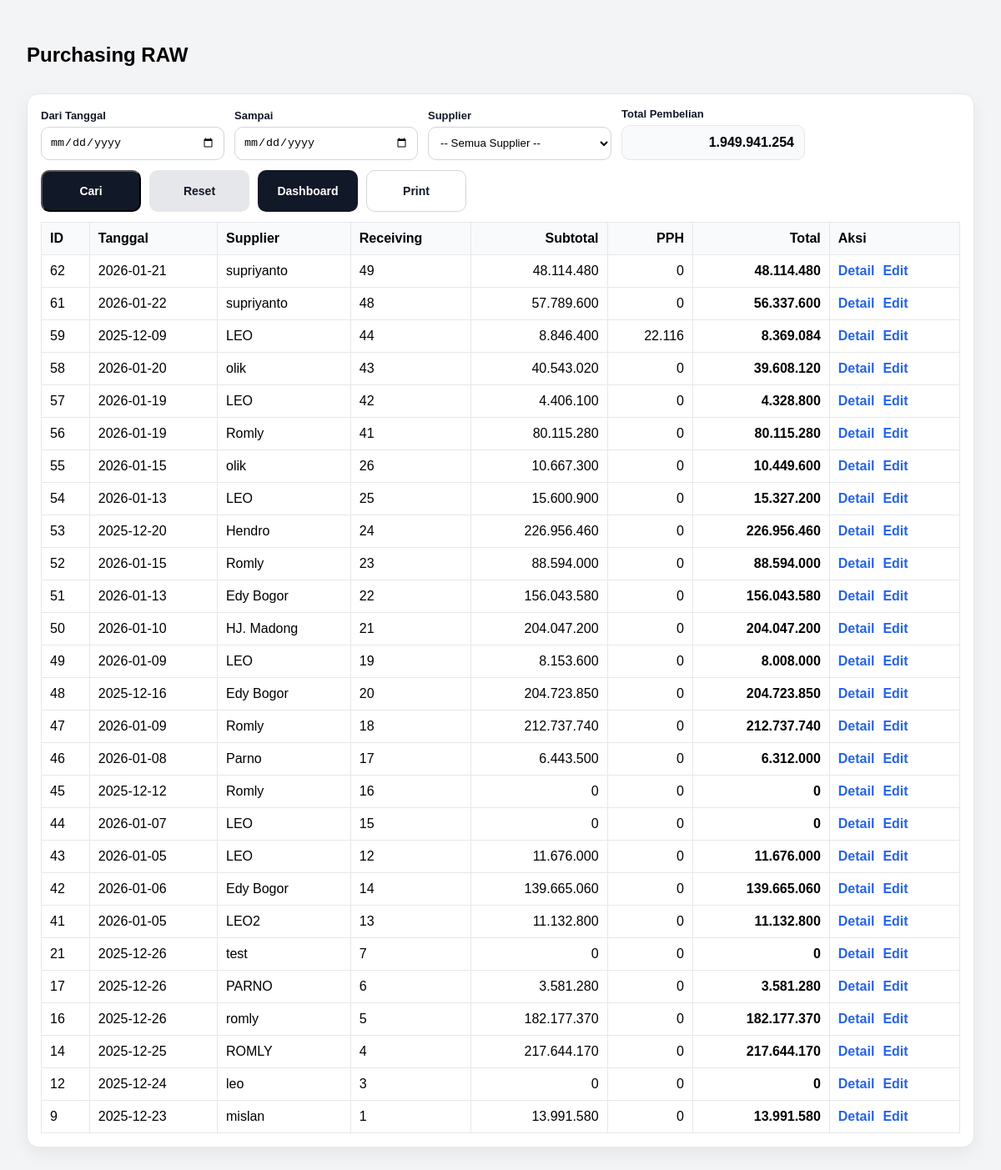
The page /invoice/list (signed in) on the database as committed earlier.
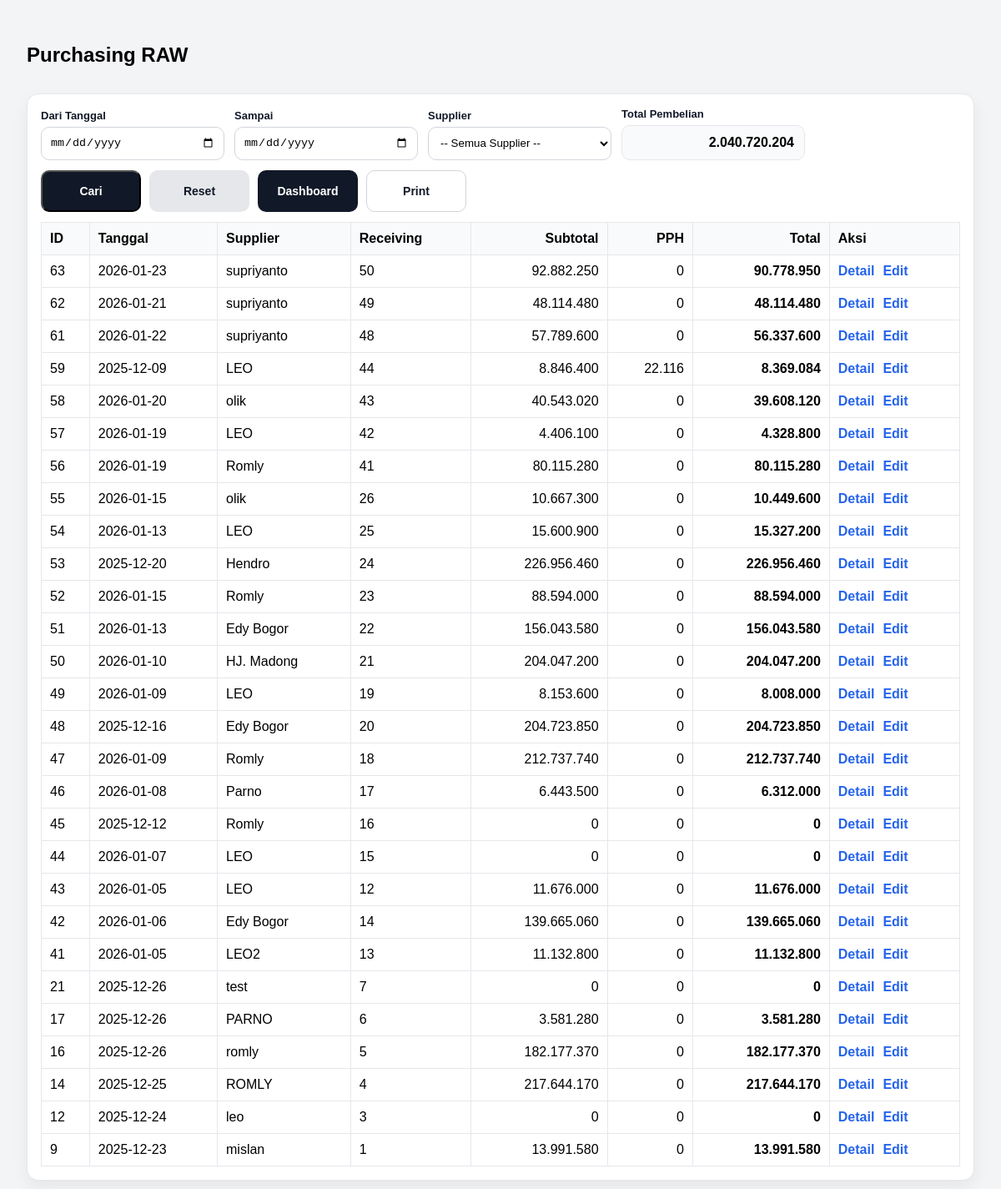
The same page on the database as committed later.
### tables this page shows
CREATE TABLE invoice_header
                (
                    id
                    INTEGER
                    PRIMARY
                    KEY
                    AUTOINCREMENT,
                    receiving_id
                    INTEGER
                    NOT
                    NULL,
                    tanggal
                    TEXT
                    NOT
                    NULL,
                    supplier
                    TEXT
                    NOT
                    NULL,
                    price_points_json
                    TEXT, -- simpan patokan 40/50/60/70 dalam JSON
                    pph_rate
                    REAL
                    DEFAULT
                    0.0025,
                    subtotal
                    REAL
                    DEFAULT
                    0,
                    pph
                    REAL
                    DEFAULT
                    0,
                    total
                    REAL
                    DEFAULT
                    0,
                    created_at
                    TEXT
                    DEFAULT (
                    datetime
                (
                    'now',
                    'localtime'
                )), status TEXT DEFAULT 'ACTIVE', due_date TEXT, payment_type TEXT DEFAULT 'TRANSFER', cash_deduct_per_kg REAL DEFAULT 0, reject_kg REAL DEFAULT 0, reject_price REAL DEFAULT 0, cash_deduct_total REAL DEFAULT 0, reject_total REAL DEFAULT 0, tempo_hari INTEGER DEFAULT 0, total_kg REAL DEFAULT 0, pph_amount REAL DEFAULT 0,
                    FOREIGN KEY
                (
                    receiving_id
                ) REFERENCES receiving_header
                (
                    id
                )
                    );

### app.py (the view)
@app.route("/invoice/list")
def invoice_list():
    if not require_login():
        return redirect(url_for("login"))
    start = (request.args.get("start") or "").strip()
    end = (request.args.get("end") or "").strip()
    supplier_q = (request.args.get("supplier") or "").strip()
    conn = get_conn()
    where = ["status!='VOID'"]
    params = []
    if start and end:
        where.append("tanggal BETWEEN ? AND ?")
        params.extend([start, end])
    elif start:
        where.append("tanggal >= ?")
        params.append(start)
    elif end:
        where.append("tanggal <= ?")
        params.append(end)
    if supplier_q:
        where.append("LOWER(TRIM(supplier)) = ?")
        params.append(supplier_q.lower())
    where_sql = "WHERE " + " AND ".join(where)
    print("INVOICE LIST SQL:", where_sql, "PARAMS:", params)
    rows = conn.execute(f"""
        SELECT id, receiving_id, tanggal, supplier, subtotal, pph, total, status, created_at
        FROM invoice_header
        {where_sql}
        ORDER BY id DESC
        LIMIT 200
    """, params).fetchall()
    total_beli_row = conn.execute(f"""
        SELECT COALESCE(SUM(COALESCE(total,0)),0) AS total_beli
        FROM invoice_header
        {where_sql}
    """, params).fetchone()
    total_beli = float(total_beli_row["total_beli"] or 0)
    conn.close()
    return render_template(
        "invoice_list.html",
        rows=[dict(r) for r in rows],
        start=start,
        end=end,
        supplier=supplier_q,
        total_beli=total_beli
    )

### app.py (called while the page is built)
def require_login() -> bool:
    return bool(session.get("user"))

### db.py (called while the page is built)
def get_conn():
    conn = sqlite3.connect(
        DB_NAME,
        timeout=10,              # tunggu 10 detik sebelum error
        isolation_level=None     # autocommit mode (lebih aman utk web)
    )
    conn.row_factory = sqlite3.Row
    conn.execute("PRAGMA foreign_keys = ON;")
    conn.execute("PRAGMA journal_mode = WAL;")  # penting!
    return conn

### templates/invoice_list.html (shortened to what this page needs)
<!doctype html>
<html lang="id">
<head>
</head>
<body>
  <div class="top">
    <h2>Purchasing RAW</h2>
  </div>
  <div class="card">
   <form method="get" action="/invoice/list" class="filter-row">
  <div class="filter-item">
    <label>Dari Tanggal</label>
    <input type="date" name="start" value="{{ start or '' }}">
  </div>
  <div class="filter-item">
    <label>Sampai</label>
    <input type="date" name="end" value="{{ end or '' }}">
  </div>
  <div class="filter-item">
    <label>Supplier</label>
    <select id="supplier" name="supplier"></select>
  </div>
  <div class="filter-item summary-inline">
    <label>Total Pembelian</label>
    <div class="summary-pill">
      {{ "{:,.0f}".format(total_beli or 0).replace(",", ".") }}
    </div>
  </div>
  <div class="filter-actions">
    <button class="btn btn-secondary" type="submit">Cari</button>
    <a class="btn btn-ghost" href="/invoice/list">Reset</a>
    <a class="btn btn-secondary" href="/dashboard">Dashboard</a>
    <a class="btn btn-outline"
       href="/invoice/list/print?start={{ start or '' }}&end={{ end or '' }}&supplier={{ supplier or '' }}">
      Print
    </a>
  </div>
</form>
    <table>
      <thead>
        <tr>
          <th>ID</th>
          <th>Tanggal</th>
          <th>Supplier</th>
          <th>Receiving</th>
          <th class="right">Subtotal</th>
          <th class="right">PPH</th>
          <th class="right">Total</th>
          <th>Aksi</th>
        </tr>
      </thead>
      <tbody>
        {% for r in rows %}
        <tr>
          <td>{{ r.id }}</td>
          <td>{{ r.tanggal }}</td>
          <td>{{ r.supplier }}</td>
          <td>{{ r.receiving_id }}</td>
          <td class="right">{{ "{:,.0f}".format(r.subtotal or 0).replace(",", ".") }}</td>
          <td class="right">{{ "{:,.0f}".format(r.pph or 0).replace(",", ".") }}</td>
          <td class="right"><b>{{ "{:,.0f}".format(r.total or 0).replace(",", ".") }}</b></td>
          <td>
            <div class="aksi">
              <a href="/invoice/{{ r.id }}">Detail</a>
              <a href="/invoice/edit/{{ r.id }}">Edit</a>
            </div>
          </td>
        </tr>
        {% endfor %}
      </tbody>
    </table>
  </div>
</body>
</html>

Rows that differ between the two databases and show on the page:
added invoice_header: id "63", tanggal "2026-01-23", supplier "supriyanto", receiving_id "50", subtotal "92.882.250", pph "0", total "90.778.950"
Other text that changed with them:
{{ "{:,.0f}".format(total_beli or 0).replace(",", ".") }}: "1.949.941.254" → "2.040.720.204"
